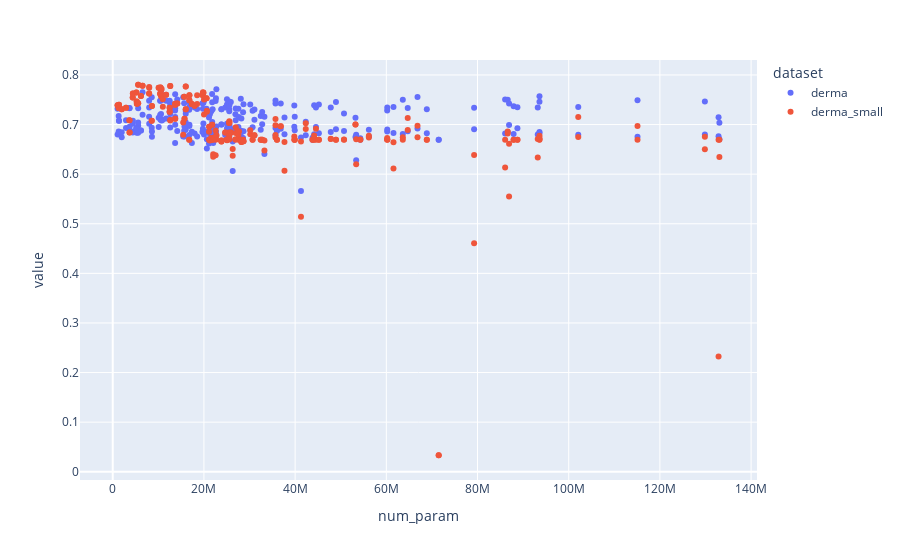

The code cell stored with this chart in its notebook:
### Code cell
base_idx = 3
gap = peak_profile_time[:, -1]-peak_profile_time[:, base_idx]
df["gap"] = gap
df["base_test"] = peak_profile_time[:, base_idx]
df["final_test"] = peak_profile_time[:, -1]
px.scatter(df, y=["base_test", "final_test"], x="num_param", color="dataset")

### Figure 1 — Plotly figure (JSON) as saved in the notebook; plotly's stock layout.template omitted (floating-point values rounded to 4 significant figures; data arrays with more than 128 entries replaced by an {"elided": "..."} marker saying what was removed)
{"data": [{"hovertemplate": "dataset=derma<br>num_param=%{x}<br>value=%{y}<extra></extra>", "legendgroup": "derma", "marker": {"color": "#636efa", "symbol": "circle"}, "mode": "markers", "name": "derma", "orientation": "v", "showlegend": true, "type": "scatter", "x": {"elided": "262 int values"}, "xaxis": "x", "y": {"elided": "262 float values"}, "yaxis": "y"}, {"hovertemplate": "dataset=derma_small<br>num_param=%{x}<br>value=%{y}<extra></extra>", "legendgroup": "derma_small", "marker": {"color": "#EF553B", "symbol": "circle"}, "mode": "markers", "name": "derma_small", "orientation": "v", "showlegend": true, "type": "scatter", "x": {"elided": "262 int values"}, "xaxis": "x", "y": {"elided": "262 float values"}, "yaxis": "y"}], "layout": {"autosize": true, "legend": {"title": {"text": "dataset"}, "tracegroupgap": 0}, "margin": {"t": 60}, "xaxis": {"anchor": "y", "autorange": true, "domain": [0, 1], "range": [-7092000.0, 141200000.0], "title": {"text": "num_param"}, "type": "linear"}, "yaxis": {"anchor": "x", "autorange": true, "domain": [0, 1], "range": [-0.02457, 0.8381], "title": {"text": "value"}, "type": "linear"}}}
